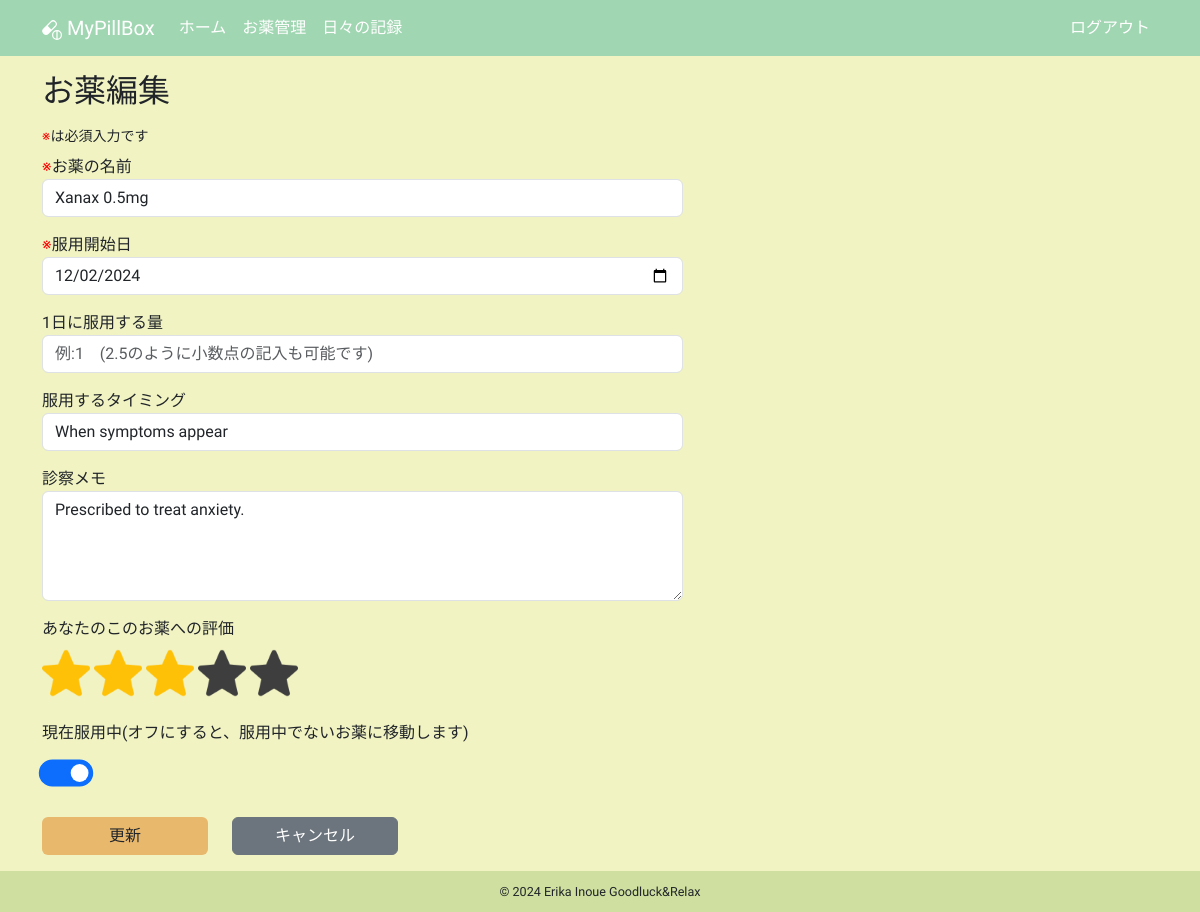
/edit_medicine/35 (signed in), run on an earlier commit of the app's database.
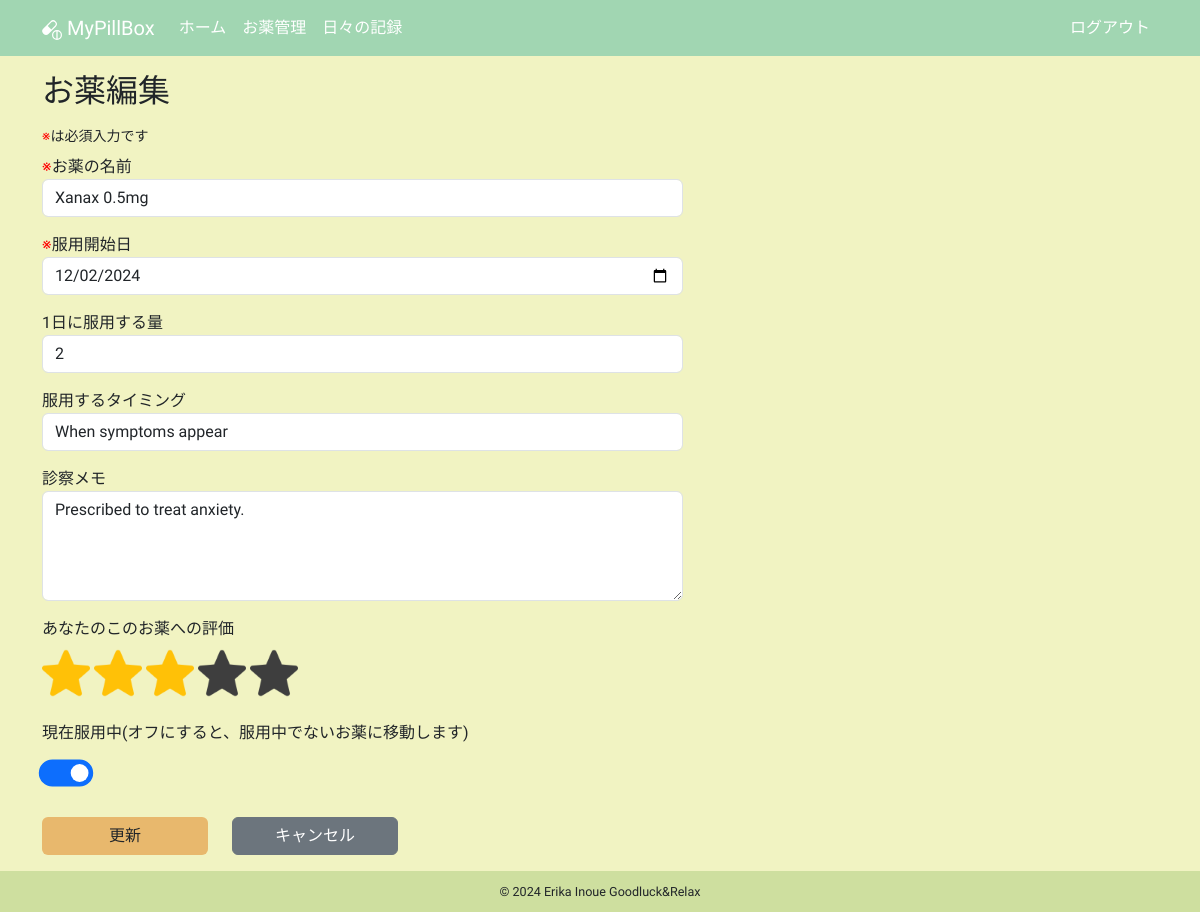
And on a later commit of the database.
### app/models.py (models this page shows, shortened)
class Medicine(db.Model):
    __tablename__ = "medicines"
    id: so.Mapped[int] = so.mapped_column(primary_key=True)
    name: so.Mapped[str] = so.mapped_column(sa.String(100))
    taking_start_date: so.Mapped[datetime.date] = so.mapped_column(sa.Date)
    dose_per_day: so.Mapped[Optional[float]]
    taking_timing: so.Mapped[Optional[str]] = so.mapped_column(sa.String(100))
    memo: so.Mapped[Optional[str]] = so.mapped_column(sa.Text)
    rating: so.Mapped[Optional[int]] = so.mapped_column(default=0)
    is_active: so.Mapped[bool] = so.mapped_column(sa.Boolean)
    taking_unit: so.Mapped[str] = so.mapped_column(sa.String(10))
    user_id: so.Mapped[int] = so.mapped_column(sa.ForeignKey(User.id))
    user: so.Mapped[User] = so.relationship(back_populates="medicines")
    daily_log_details: so.Mapped[list["DailyLogDetail"]] = so.relationship(
        cascade="all, delete-orphan", back_populates="medicine"
    )

### app/routes.py (the view)
@app.route("/edit_medicine/<int:medicine_id>", methods=["GET", "POST"])
@login_required
def edit_medicine(medicine_id):
    title = _("お薬編集")
    medicine = db.session.get(Medicine, medicine_id)
    if medicine is None or medicine.user_id != current_user.id:
        abort(404)
    form = EditMedicineForm()
    if form.validate_on_submit():
        medicine.name = form.name.data
        medicine.taking_start_date = form.taking_start_date.data
        medicine.dose_per_day = form.dose_per_day.data
        medicine.taking_timing = form.taking_timing.data
        medicine.memo = form.memo.data
        medicine.rating = form.rating.data
        medicine.is_active = form.is_active.data
        db.session.commit()
        flash(
            _(
                "お薬「%(medicine_name)s」の情報を更新しました",
                medicine_name=medicine.name,
            )
        )
        selected_month = form.local_month.data
        selected_month = selected_month.replace(" ", "").replace("+", "")
        return redirect(
            url_for("medicine_detail", medicine_id=medicine.id, month=selected_month)
        )
    elif request.method == "GET":
        form.name.data = medicine.name
        form.taking_start_date.data = medicine.taking_start_date
        form.dose_per_day.data = (
            int(medicine.dose_per_day)
            if medicine.dose_per_day and medicine.dose_per_day.is_integer()
            else medicine.dose_per_day
        )
        form.taking_timing.data = medicine.taking_timing
        form.memo.data = medicine.memo
        form.rating.data = medicine.rating
        form.is_active.data = medicine.is_active
    return render_template(
        "edit_medicine.html", medicine=medicine, form=form, title=title
    )

### app/forms.py
class EditMedicineForm(FlaskForm):
    name = StringField(
        _l("お薬の名前"),
        validators=[
            DataRequired(message=_l("お薬の名前は必須入力です")),
            Length(max=100),
        ],
        render_kw={"placeholder": _l("例:デパス0.5mg")},
    )
    taking_start_date = DateField(
        _l("服用開始日"),
        format="%Y-%m-%d",
        validators=[DataRequired(message=_l("服用開始日は必須入力です"))],
    )
    dose_per_day = MyFloatField(
        _l("1日に服用する量"),
        render_kw={"placeholder": _l("例:1　(2.5のように小数点の記入も可能です)")},
    )
    taking_timing = StringField(
        _l("服用するタイミング"),
        validators=[Length(max=100)],
        render_kw={"placeholder": _l("例:毎食後、就寝前、症状が出た時等")},
    )
    memo = TextAreaField(
        _l("診察メモ"),
        render_kw={
            "placeholder": _l(
                "このお薬がなぜ処方されたかや、医師からのアドバイス、注意点などを書いてみましょう"
            ),
            "rows": "4",
        },
    )
    rating = HiddenField(_l("あなたのこのお薬への評価"))
    is_active = BooleanField(
        _l("現在服用中(オフにすると、服用中でないお薬に移動します)"),
        render_kw={"role": "switch"},
    )
    local_month = HiddenField()
    submit = SubmitField(_l("更新"))

### app/templates/edit_medicine.html (shortened to what this page needs)
{% extends "base.html" %}
{% block content %}
  <h2 class="mb-3">{{ _("お薬編集") }}</h2>
  <small class="d-block mb-2"><span class="red">※</span>{{ _("は必須入力です") }}</small>
  <form action="" method="post" novalidate>
    <div class="row">
      <div class="col-12 col-lg-7 mb-3">
        <span class="red">※</span>{{ form.name.label }}
        {{ form.name(class="form-control" + (" is-invalid" if form.name.errors else "") ) }}
      </div>
      <div class="col-12 col-lg-7 mb-3">
        <span class="red">※</span>{{ form.taking_start_date.label }}
        {{ form.taking_start_date(class="form-control" + (" is-invalid" if form.taking_start_date.errors else "") ) }}
      </div>
      <div class="col-12 col-lg-7 mb-3">
        {{ form.dose_per_day.label }}
        {{ form.dose_per_day(class="form-control" + (" is-invalid" if form.dose_per_day.errors else "") ) }}
      </div>
      <div class="col-12 col-lg-7 mb-3">
        {{ form.taking_timing.label }}
        {{ form.taking_timing(class="form-control") }}
      </div>
      <div class="col-12 col-lg-7 mb-3">
        {{ form.memo.label }}
        {{ form.memo(class="form-control") }}
      </div>
      <div class="col-12 col-lg-7 mb-3">
        {{ form.rating.label }}
        <br>
        {% for i in range(1, 6) %}
          {% if form.rating.data|int >= i %}
            <img src="{{ url_for('static', filename='images/star_on.png') }}"
                 id="{{ i }}"
                 class="star star-rating rating-checked my-2"
                 onclick="medicineStarRate(this)"
                 alt="star">
          {% else %}
            <img src="{{ url_for('static', filename='images/star_on.png') }}"
                 id="{{ i }}"
                 class="star star-rating my-2"
                 onclick="medicineStarRate(this)"
                 alt="star">
          {% endif %}
        {% endfor %}
      </div>
      <div class="col-12 col-lg-7 mb-3">
        {{ form.is_active.label }}
        <div class="form-check form-switch my-3 mx-2">{{ form.is_active(class="form-check-input") }}</div>
      </div>
    </div>
    <div class="row mb-3">
      <div class="col-5 col-lg-2">{{ form.submit(class="btn btn-custom w-100") }}</div>
      <div class="col-5 col-lg-2">
        <a href="{{ url_for('medicine_detail', medicine_id=medicine.id) }}"
           class="btn btn-secondary w-100">{{ _("キャンセル") }}</a>
      </div>
    </div>
  </form>
{% endblock content %}

What changed in the data, as far as the page shows it:
changed Medicine "Xanax 0.5mg": dose_per_day (not shown) → "2"
